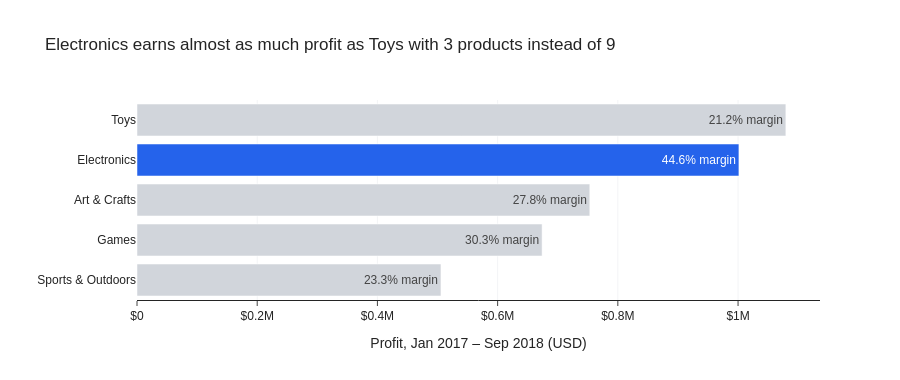

The notebook cell this image was saved under:
### Code cell
df_plot = df_category.sort_values('profit')

fig = px.bar(
    df_plot,
    x='profit',
    y='product_category',
    orientation='h',
    text=df_plot['margin_pct'].map('{:.1f}% margin'.format),
    labels={
        'profit': 'Profit, Jan 2017 – Sep 2018 (USD)',
        'product_category': '',
    },
    title='Electronics earns almost as much profit as Toys with 3 products instead of 9',
    height=380,
)
fig.update_traces(
    marker_color=[HIGHLIGHT if c == 'Electronics' else GRAY for c in df_plot['product_category']],
    textposition='inside',
    insidetextanchor='end',
)
fig.update_xaxes(tickprefix='$', showgrid=True, gridcolor='#F3F4F6')
fig.update_yaxes(ticks='', showline=False)
fig.show()

### Figure 1 — Plotly figure (JSON) as saved in the notebook; plotly's stock layout.template omitted (floating-point values rounded to 4 significant figures)
{"data": [{"hovertemplate": "Profit, Jan 2017 – Sep 2018 (USD)=%{x}<br>=%{y}<br>text=%{text}<extra></extra>", "insidetextanchor": "end", "legendgroup": "", "marker": {"color": ["#D1D5DB", "#D1D5DB", "#D1D5DB", "#2563EB", "#D1D5DB"], "pattern": {"shape": ""}}, "name": "", "orientation": "h", "showlegend": false, "text": ["23.3% margin", "30.3% margin", "27.8% margin", "44.6% margin", "21.2% margin"], "textposition": "inside", "type": "bar", "x": [505700.0, 674000.0, 753400.0, 1001000.0, 1080000.0], "xaxis": "x", "y": ["Sports & Outdoors", "Games", "Art & Crafts", "Electronics", "Toys"], "yaxis": "y"}], "layout": {"barmode": "relative", "height": 380, "legend": {"tracegroupgap": 0}, "title": {"text": "Electronics earns almost as much profit as Toys with 3 products instead of 9"}, "xaxis": {"anchor": "y", "domain": [0.0, 1.0], "gridcolor": "#F3F4F6", "showgrid": true, "tickprefix": "$", "title": {"text": "Profit, Jan 2017 – Sep 2018 (USD)"}}, "yaxis": {"anchor": "x", "domain": [0.0, 1.0], "showline": false, "ticks": "", "title": {"text": ""}}}}
